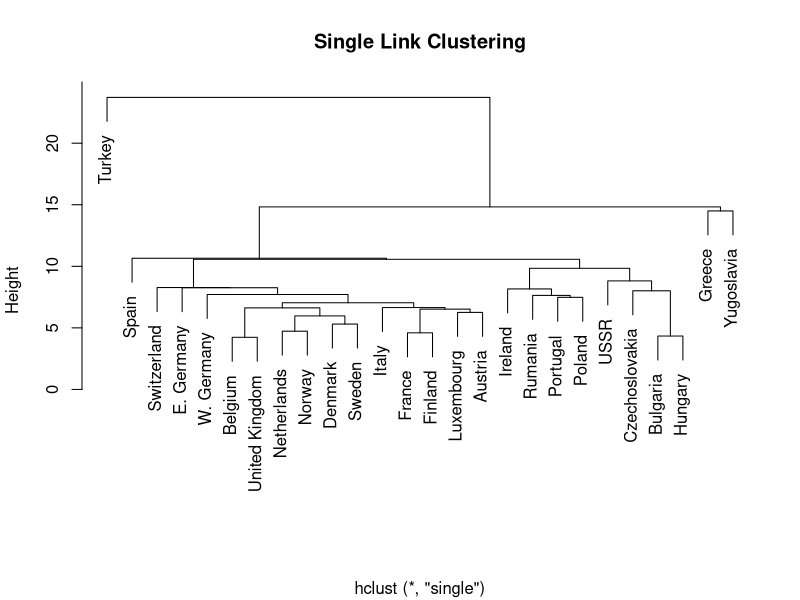
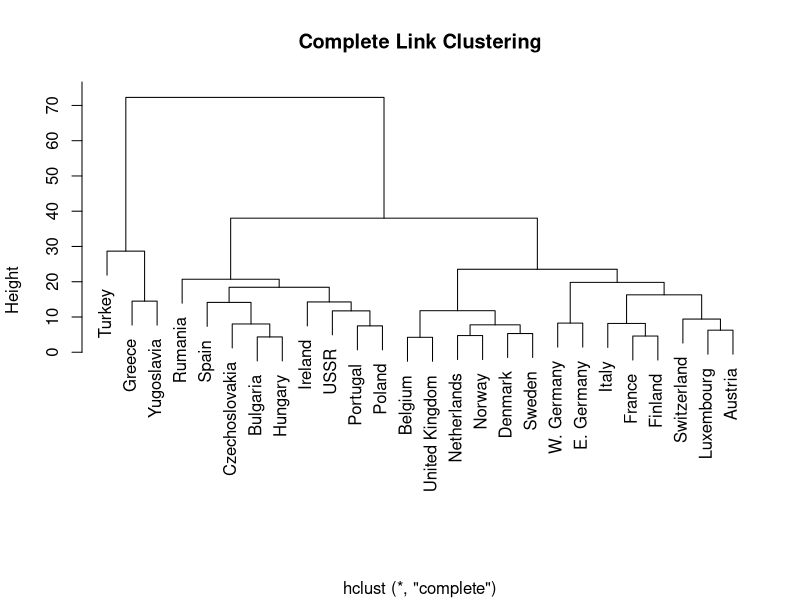
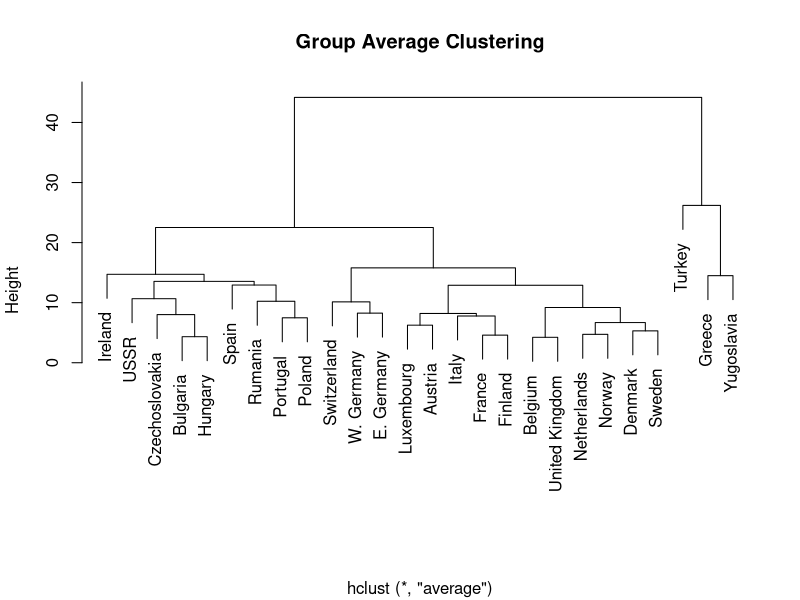
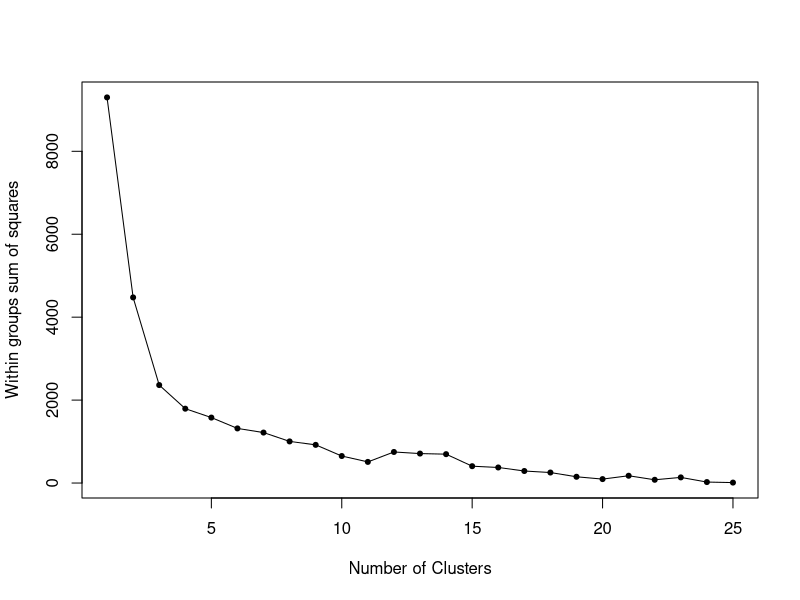

Generate these figures, in order, with R:
## ---- chunk 1
library(readr)
EuropeanJobs = read_csv("EuropeanJobs.csv")
Countries = EuropeanJobs$Country
JobsStat = EuropeanJobs[, -1]
d = dist(JobsStat)
## ---- chunk 2
plot(hclust(d, method = "single"), labels = Countries, main = "Single Link Clustering", xlab = "")
## ---- chunk 3
plot(hclust(d, method = "complete"), labels = Countries, main = "Complete Link Clustering", xlab = "")
## ---- chunk 4
plot(hclust(d, method = "average"), labels = Countries, main = "Group Average Clustering", xlab = "")
## ---- chunk 5
ws = lapply(1:(nrow(JobsStat) - 1), function(x){kmeans(JobsStat, centers = x)$tot.withinss})

plot(1:(nrow(JobsStat) - 1), ws, type="o", xlab = "Number of Clusters", ylab = "Within groups sum of squares", pch = 20)
